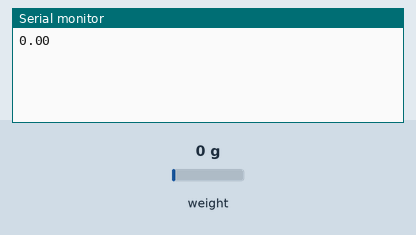
A sketch run on a simulated Arduino Uno, built with avr-gcc and run on an emulated ATmega328P. Parts: the last lines printed to the serial monitor. Inputs (shaded band) come from the test bench; at power-on: weight on the scale 0 g.

Above: at 2.2 s.
2.3 s: weight on the scale set to 100 g
At 3.6 s:
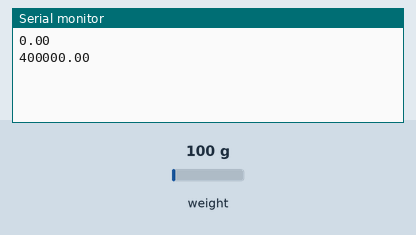
3.8 s: weight on the scale set to 1250 g
At 4.8 s:
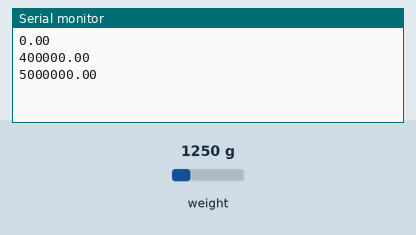
Timing chart, 0 to 6.8 s (numbered marks = the images above; inputs shaded):
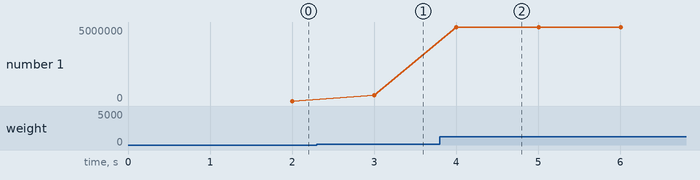

The sketch:

calibration.ino
```cpp
#include "HX711.h"  // Library needed to communicate with HX711 https://github.com/bogde/HX711

#define DOUT  4  // Arduino pin 6 connect to HX711 DOUT
#define CLK  3  //  Arduino pin 5 connect to HX711 CLK

HX711 scale;  // Init of library

void setup() {
  Serial.begin(38400);
  scale.begin(DOUT, CLK);
  scale.set_scale(4000);  // Start scale
  scale.tare();       // Reset scale to zero
}

void loop() {
 /*float current_weight=scale.get_units(20);  // get average of 20 scale readings
 float scale_factor=(current_weight/0.145);  // divide the result by a known weight
 Serial.println(scale_factor); */ // Print the scale factor to use


 Serial.println(scale.get_value(10));

}
```

Measured:
- after the input at 2.3 s, the serial monitor: prints a new line after 0.70 s (image 1)
- after the input at 3.8 s, the serial monitor: prints a new line after 0.20 s (image 2)
- plotted number 1: 0 → 400000 after the input at 2.3 s, 400000 → 5000000 after the input at 3.8 s
